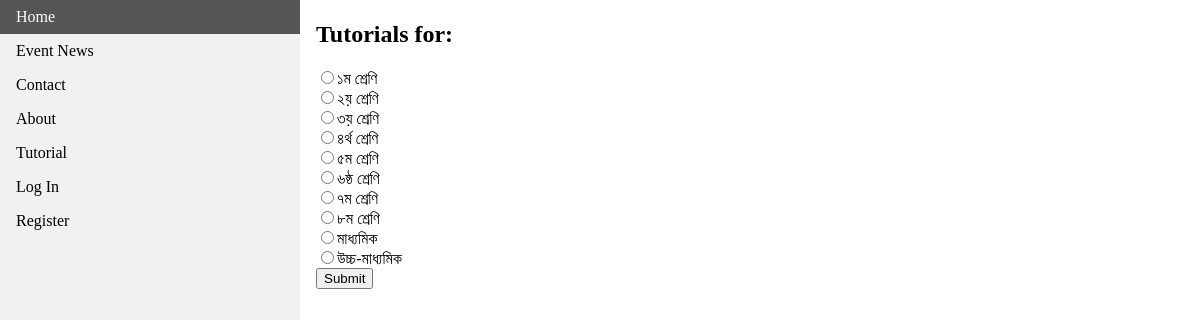
Screenshot of /class.php with the database file from the repository.
### tables this page shows
CREATE TABLE `class` (
  `code` int(11) NOT NULL,
  `class_name` varchar(30) NOT NULL
);

### class.php (the view, shortened to what this page needs)
<!doctype html>
<html lang="en">
<link href="style1.css" rel="stylesheet">
<head>
</head>
<body>
    <?php
        require 'NavigateBar.php';
        require 'connect.php';
    ?>
    <div style="margin-left:25%;padding:1px 16px;height:1000px;">
        <h2>Tutorials for:</h2>
        <form action = 'subject.php' method="get">
            <?php
                $sql = "select *from class";
                $result = mysqli_query($conn,$sql);
                while($arr = mysqli_fetch_array($result,MYSQLI_NUM)){
                    echo "<input type='radio' name='cls' value=\"{$arr[0]}\">{$arr[1]}<br>";
                }
            ?>
            <input type= submit name="submit"/>
        </form>
    </div>
</body>
</html>

### NavigateBar.php
<ul>
  <li><a href="index.php">Home</a></li>
  <li><a href="index.php#event">Event News</a></li>
  <li><a href="index.php#contact">Contact</a></li>
  <li><a href="index.php#about">About</a></li>
  <li><a href="tutorial.php">Tutorial</a></li>
  <li><a href="login.php">Log In</a></li>
  <li><a href="signup.php">Register</a></li>
</ul>

### style1.css (style rules this page uses)
body { margin: 0; }
ul { list-style-type: none; margin: 0; padding: 0; width: 25%; background-color: #f1f1f1; position: fixed; height: 100%; overflow: auto; }
li a { display: block; color: #000; padding: 8px 16px; text-decoration: none; }

### rows the page displays
class: class_name "১ম শ্রেণি"
class: class_name "২য় শ্রেণি"
class: class_name "৩য় শ্রেণি"
class: class_name "৪র্থ শ্রেণি"
class: class_name "৫ম শ্রেণি"
class: class_name "৬ষ্ঠ শ্রেণি"
class: class_name "৭ম শ্রেণি"
class: class_name "৮ম শ্রেণি"
class: class_name "মাধ্যমিক"
class: class_name "উচ্চ-মাধ্যমিক"
